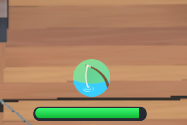
#> input picture tests/Providers/MabiTool.LifeVision.Tests/Fixtures/fishing-gauge/live-0.png, 187 x 125 px; its folder holds only this picture in this run
$ python -i screenshot_text.py   (imports and definitions only)
#> lines starting #> are read from the running program, lines starting #| are printed output that depends on the picture; after the words box and inside, x2 and y2 are one past the last pixel; in counts of white or black regions, pixels touching at a corner belong together
### workers/color-engine/mabitool_color/_vendor/vision.py
"""Visual recognition only. Coordinates are physical client-image pixels."""
from dataclasses import dataclass
from concurrent.futures import ThreadPoolExecutor
from pathlib import Path
import itertools, re, sys, os, shutil, subprocess, io, shlex, threading, time
import unicodedata
from collections import Counter
from functools import lru_cache
import cv2
import numpy as np
import pytesseract
from PIL import Image
from mabitool_color._vendor.marker_geometry import refine_marker_center

OCR_AVAILABLE = None
OCR_CONFIG = ''
# Tesseract 以组件目录为工作目录、相对路径传 tessdata：程序按 ANSI 代码页解析命令行，
# 工具根路径里系统编码无法表示的字符不会进入它的参数。
OCR_CWD = None
# 单次识别时限与每帧读字时限的放大倍数，按准备时的预热实测耗时设置。
OCR_TIMEOUT = 2.
OCR_TIME_SCALE = 1.
OCR_WARMUP = None
_OCR_STATS = threading.local()


def ocr_counters():
    """本线程累计的 (超时次数, 识别调用次数, 空结果次数)，按差值归到单块色卡。"""
    return (getattr(_OCR_STATS,'timeouts',0),getattr(_OCR_STATS,'calls',0),getattr(_OCR_STATS,'empty',0))


def _count(name):
    setattr(_OCR_STATS,name,getattr(_OCR_STATS,name,0)+1)


def ocr_time_scale():
    return OCR_TIME_SCALE


# [38 lines left out: functions _ocr_probe, _path_encodable, _warmup_png, _calibrate, not called in this run]


TESSERACT_DIRECTORY_VARIABLE = 'MABITOOL_COLOR_TESSERACT_DIRECTORY'
_OCR_LOCK = threading.Lock()


class OcrUnavailable(RuntimeError):
    """OCR 组件缺失或不可用；capability_reason 是稳定原因码。"""
    def __init__(self, reason, message):
        self.capability_reason = reason
        super().__init__(message)


# [148 lines left out: functions tesseract_directory, configure_ocr, _check_ocr_deadline, _ocr_text, _tesseract, normalize_hex, not called in this run]

def rgb(value):
    return _rgb_normalized(normalize_hex(value))

@lru_cache(maxsize=8192)
def _rgb_normalized(value):
    s=value[1:]; return tuple(int(s[i:i+2],16) for i in (0,2,4))

def lab(rgb_values):
    arr=np.asarray(rgb_values,np.float32)/255
    return cv2.cvtColor(arr.reshape(1,-1,3),cv2.COLOR_RGB2LAB).reshape(-1,3)

# [9 lines left out: functions _target_lab, _uncached_color_distance, not called in this run]

@lru_cache(maxsize=8192)
def _color_distance(color,targets,exact):
    return _uncached_color_distance(color,targets,exact)

# [7 lines left out: function error, not called in this run]

def accepted(colors,rules):
    if len(rules) not in (2,3) or len(colors)!=len(rules) or not any(rule['enabled'] for rule in rules):return False
    return all(not rule['enabled'] or (color is not None and error(color,rule['colors'],rule['exact']) <= (0 if rule['exact'] else rule['tolerance'])) for color,rule in zip(colors,rules))

# [6 lines left out: function ocr, not called in this run]

@dataclass
class Scene:
    cards:list
    markers:list
    board:tuple
    colors:list
    seconds:int|None
    button:tuple|None

    @property
    def region_count(self):
        return len(self.cards)

# [261 lines left out: functions _card_board, _complete_board_boundary, color_cards, _swatch_distance, read_codes, green_buttons and 2 more, not called in this run]


def detect_timer_track(image, *, unit=None):
    """Locate the bright horizontal countdown track in a game frame.

    The timer digits are rendered immediately before the track on the game's
    HUD.  A fixed right edge is fragile when the client is resized, so this
    helper looks for the longest compact, bright horizontal component in the
    upper HUD band.  It returns the track geometry and a safe right edge for
    a timer OCR crop, or ``None`` when no plausible track is visible.  No OCR
    is performed here; callers can keep their existing textual fallbacks.

    Coordinates use the image convention (left, top, right, bottom), with
    ``right`` and ``bottom`` exclusive.  ``timer_right`` leaves a small gap
    before the track so the first OCR crop cannot include its digits.
    """
    arr=np.asarray(image)
    if arr.ndim==2:
        gray=arr.astype(np.uint8,copy=False)
    elif arr.ndim==3 and arr.shape[2]>=3:
        # HSV V preserves bright coloured tracks that have lower luminance
        # than white text while still allowing the confidence gate below to
        # reject dim textured game content.
        rgb_arr=np.asarray(arr[...,:3],dtype=np.uint8)
        gray=cv2.cvtColor(rgb_arr,cv2.COLOR_RGB2GRAY)
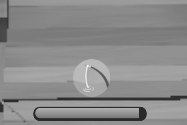
#> gray: shape (125, 187); min 41, max 243, mean 138.6
        value=cv2.cvtColor(rgb_arr,cv2.COLOR_RGB2HSV)[...,2]
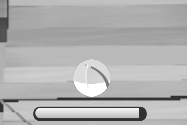
#> value: shape (125, 187); min 43, max 255, mean 177
    else:
        return None
    h,w=gray.shape[:2]
#> h = 125; w = 187
    if h<12 or w<32:return None
    # The track is in the top HUD, but keep enough room for high-DPI layouts.
    band_h=max(12,min(h,round(max(h*.30,float(unit or 0)*3.0))))
#> band_h = 38
    band=gray[:band_h]
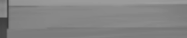
#> band: shape (38, 187); min 55, max 158, mean 131.9
    if 'value' in locals(): band_v=value[:band_h]
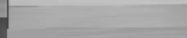
#> band_v: shape (38, 187); min 64, max 195, mean 167.5
    else: band_v=band
    # A fixed 220 threshold misses coloured tracks.  The adaptive floor keeps
    # dark frames from turning a bright background patch into a candidate.
    high=max(145.0,min(230.0,float(np.percentile(band_v,90))))
#> high = 188
    mask=(band_v>=high).astype(np.uint8)*255
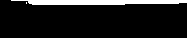
#> mask: shape (38, 187); 10.4% white; 2 white regions (1 under 20 px), largest, box (x1, y1, x2, y2) and area: (11, 0, 187, 5) 737
    # Close tiny anti-aliased gaps along the horizontal track, without
    # connecting vertically separated HUD elements.
    close_w=max(3,min(31,round(max(3,float(unit or 0)*.10))))
    mask=cv2.morphologyEx(mask,cv2.MORPH_CLOSE,
                          np.ones((3,close_w),np.uint8))
#> mask: shape (38, 187); 10.5% white; 1 white region
    contours=cv2.findContours(mask,cv2.RETR_EXTERNAL,cv2.CHAIN_APPROX_SIMPLE)[0]
#> contours = 1 contour; box (x1, y1, x2, y2) and area: (11, 0, 187, 5) 566
    candidates=[]
    min_width=max(32,round(w*.18),round(float(unit or 0)*3.0))
#> min_width = 34
    for contour in contours:
        x,y,cw,ch=cv2.boundingRect(contour)
        if cw<min_width or ch<2 or ch>max(18,round(h*.035)):continue
        if y>=band_h or y+ch>round(h*.30):continue
        area=float(cv2.contourArea(contour))
        density=area/max(1.0,cw*ch)
        # A true bar remains bright over most of its rectangle.  This rejects
        # long text baselines and isolated bright UI strokes.
        patch=band_v[y:y+ch,x:x+cw]
        fill=float(np.mean(patch>=high)) if patch.size else 0.0
        if fill<.55 or density<.45:continue
        # Prefer the longest bar, then the most compact/bright one.  The
        # score avoids selecting a one-pixel decorative line over the track.
        score=float(cw)*(0.55+0.45*min(1.0,fill))*(0.75+0.25*min(1.0,ch/6.0))
        candidates.append((score,x,y,cw,ch,fill,density))
#> this loop made 1 pass
#> (x, y, cw, ch, area, density, fill, score) on pass 1: (11, 0, 176, 5, 566, 0.643, 0.84, 156.5)
#> after the loop, candidates = [(156.5, 11, 0, 176, 5, 0.84, 0.643)]
    if not candidates:return None
    _,x,y,cw,ch,fill,density=max(candidates,key=lambda c:(c[0],c[5],c[3]))
    # Keep OCR clear of the antialiased track edge; the gap scales with the
    # card/unit size but is bounded for tiny and very large clients.
    margin=max(2,round(max(1.0,float(unit or min(w,h)*.08))*.05))
#> margin = 2
    timer_right=max(1,x-margin)
#> timer_right = 9
    track_right=int(x+cw)
#> track_right = 187
    track_bottom=int(y+ch)
#> track_bottom = 5
    return {'track':(int(x),int(y),track_right,track_bottom),
            'left':int(x), 'top':int(y), 'right':track_right,
            'bottom':track_bottom,
            # ``fill_end`` is deliberately the observed bright endpoint.
            # It is used only as a monotonic cross-check; OCR remains the
            # source of the countdown value.
            'fill_end':track_right,
            'timer_right':int(timer_right),
            'center_y':float(y+ch/2),
            'width':int(cw),
            'height':int(ch),
            'fill':round(float(fill),3),
            'confidence':round(float(min(1.0,fill*.7+density*.3)),3)}


# Descriptive alias used by diagnostics and future callers.
locate_timer_track=detect_timer_track


def timer_bar_signal(image, *, unit=None):
    """Return the compact timer-bar observation used by live capture.

    Keep this small compatibility wrapper separate from ``timer_seconds`` so
    a missing or stylized progress bar never makes OCR fail.  The returned
    mapping is either ``None`` or the geometry produced by
    :func:`detect_timer_track`, including ``fill_end`` for temporal scoring.
    """
    return detect_timer_track(image, unit=unit)


# [303 lines left out: functions timer_seconds, recognize, measure_board_motion, candidate_shift, not called in this run]

### workers/color-engine/mabitool_color/_vendor/screenshot_text.py
"""Screenshot-only research text reader with explicit independent agreement."""
import re,time
import cv2,numpy as np
from mabitool_color._vendor.vision import _tesseract,_swatch_distance,_timer_values,timer_bar_signal as _timer_bar_signal

def timer_bar_signal(image,*,unit=None):
    signal=_timer_bar_signal(image,unit=unit)
#> signal = 12 items
    if signal is not None:return signal
    # The shared detector needs a long bar. Late screenshot feedback also
    # needs the short, bright segment immediately after the countdown text.
    h,w=image.shape[:2];unit=float(unit or min(w,h)*.08)
    band_h=min(h,max(16,round(unit*.85),round(h*.09)))
    gray=cv2.cvtColor(image[:band_h],cv2.COLOR_RGB2GRAY)
    mask=np.uint8(gray>=220)*255
    mask=cv2.morphologyEx(mask,cv2.MORPH_CLOSE,np.ones((2,max(3,round(unit*.04))),np.uint8))
    candidates=[]
    for contour in cv2.findContours(mask,cv2.RETR_EXTERNAL,cv2.CHAIN_APPROX_SIMPLE)[0]:
        x,y,cw,ch=cv2.boundingRect(contour)
        if not (unit*.8<x<w*.45 and cw>=max(16,unit*.2) and 2<=ch<=max(10,unit*.22)):
            continue
        fill=float(np.mean(gray[y:y+ch,x:x+cw]>=220))
        if cw/ch<3 or fill<.7:continue
        candidates.append((cw,x,y,ch,fill))
    if not candidates:return None
    cw,x,y,ch,fill=max(candidates)
    right=x+cw;bottom=y+ch
    return dict(track=(x,y,right,bottom),left=x,top=y,right=right,bottom=bottom,
        fill_end=right,timer_right=max(1,x-max(2,round(unit*.05))),center_y=y+ch/2,
        width=cw,height=ch,fill=fill,confidence=fill)

# [87 lines left out: functions read_timer, read_visible, not called in this run]

>>> import cv2
>>> picture = cv2.cvtColor(cv2.imread('../../../../tests/Providers/MabiTool.LifeVision.Tests/Fixtures/fishing-gauge/live-0.png'), cv2.COLOR_BGR2RGB)
>>> result = timer_bar_signal(picture)
#> result = 12 items
